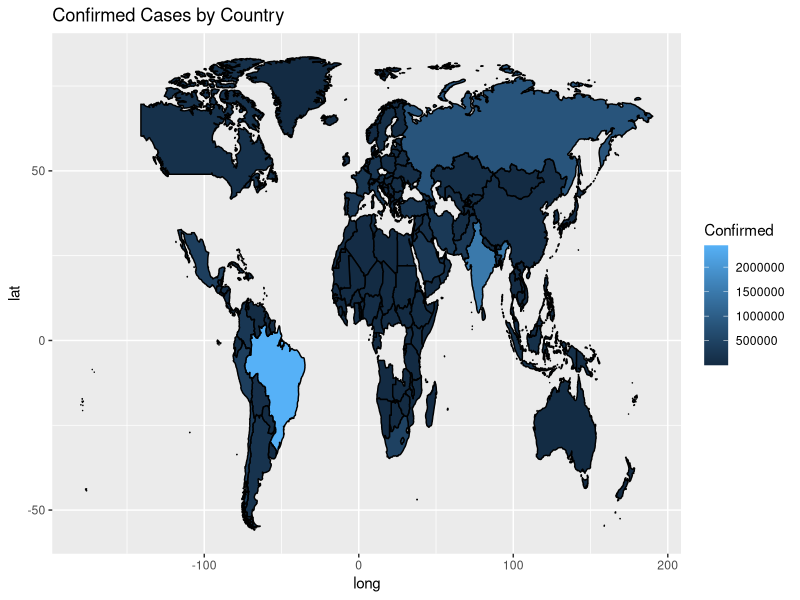

Write R code to recreate this figure.
library(tidyverse)
library(ggplot2)
library(maps)

covid_data <- read_csv("datasets/country_wise_latest.csv")

world_map <- map_data("world") %>% 
    left_join(covid_data, by = "region")

valid_data <- world_map %>% 
    filter(!is.na(Confirmed) & !is.na(Deaths) & !is.na(Recovered) & !is.na(Active))

ggplot(valid_data, aes(x = long, y = lat, group = group, fill = Confirmed)) +
    geom_polygon(aes(fill = Confirmed), color = "black") +
    labs(title = "Confirmed Cases by Country", fill = "Confirmed")
